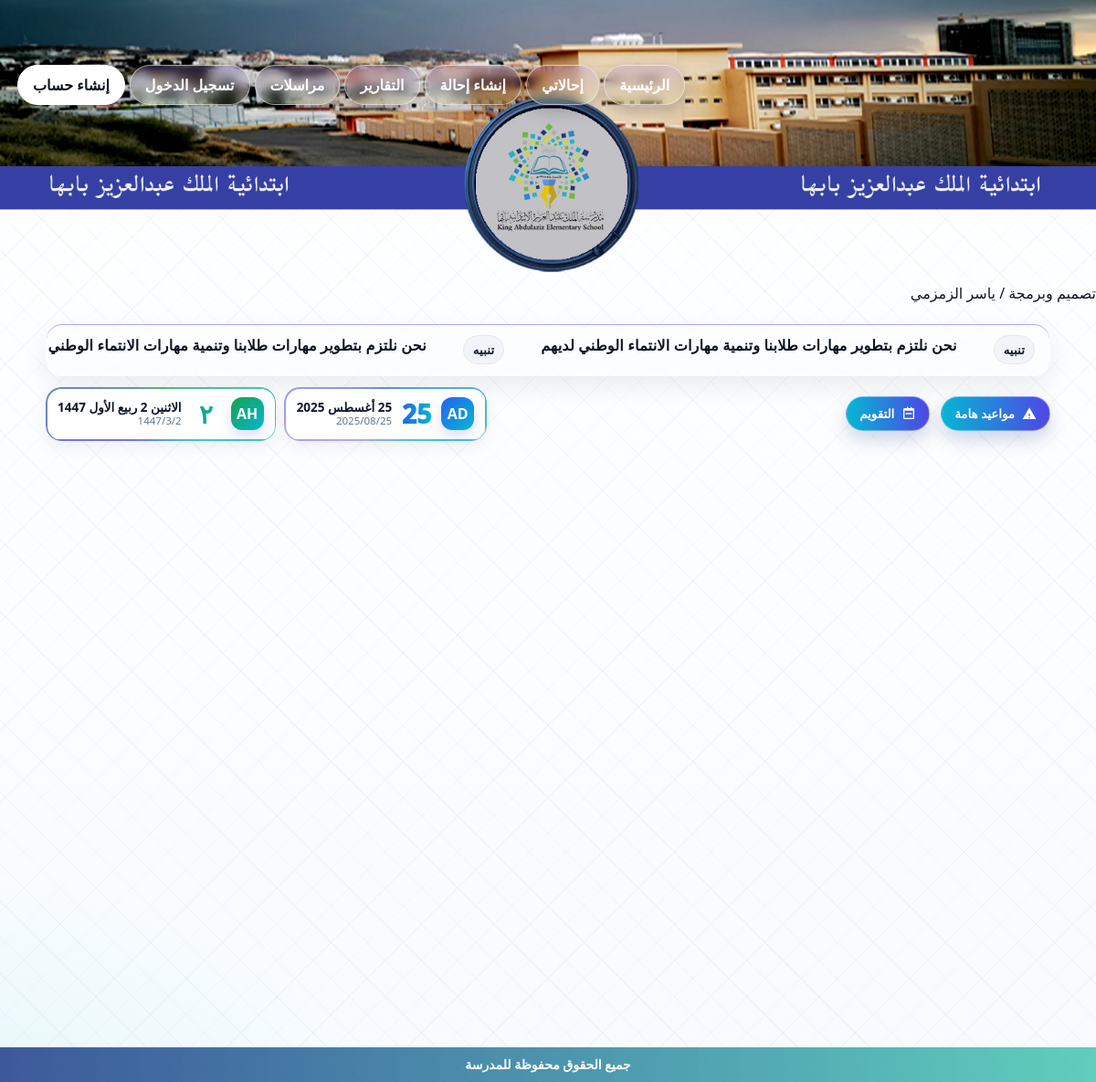
/, run on an earlier commit of the app's database.
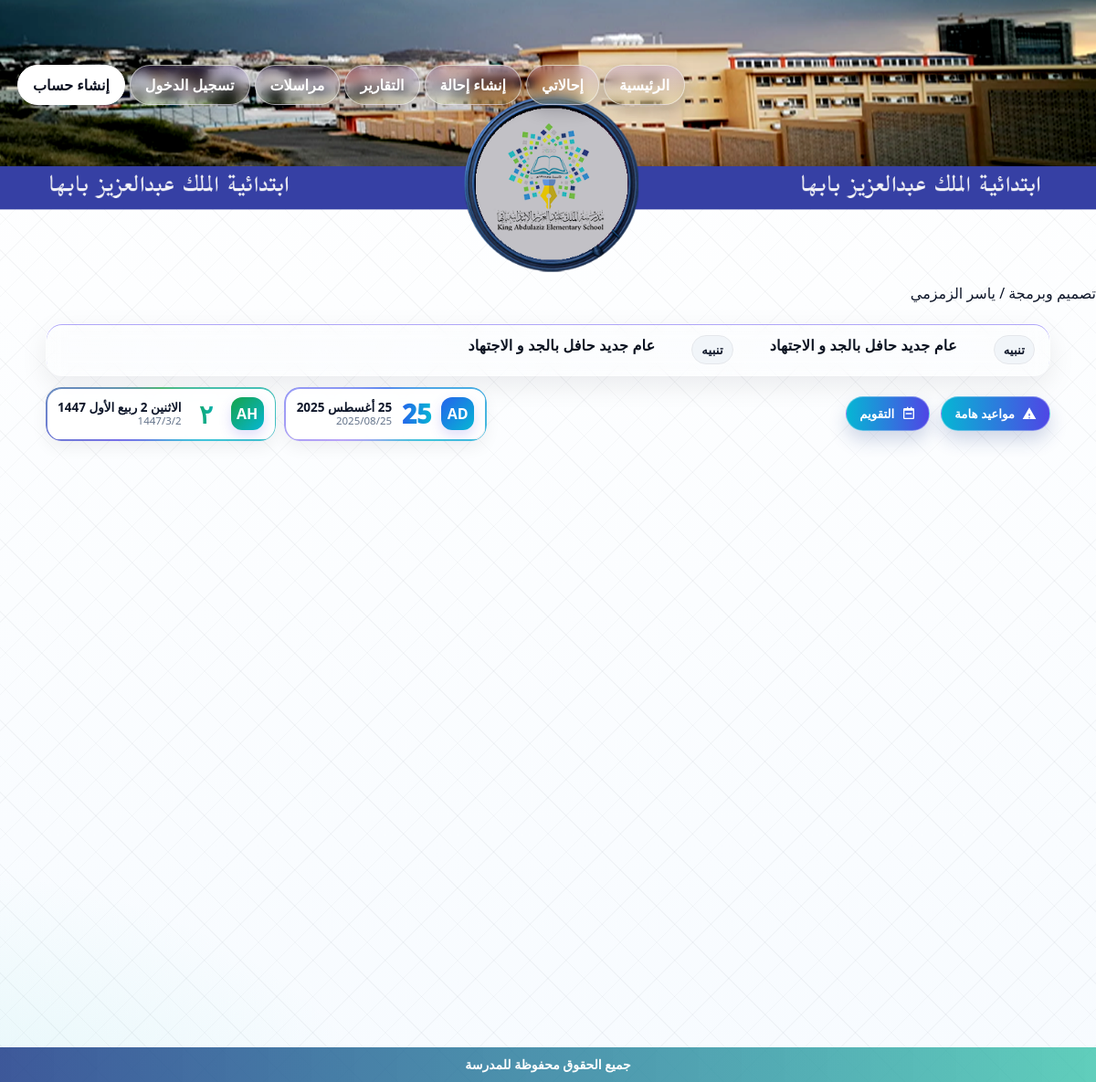
And on a later commit of the database.
### referrals/models.py (models this page shows, shortened)
class NewsTicker(models.Model):
    text       = models.CharField("نص الشريط", max_length=300)
    is_active  = models.BooleanField("مفعل", default=True)
    starts_at  = models.DateTimeField("يبدأ من", blank=True, null=True)
    ends_at    = models.DateTimeField("ينتهي في", blank=True, null=True)
    created_at = models.DateTimeField("أُنشئ في", auto_now_add=True)
    class Meta:
        verbose_name = "شريط إخباري"
        verbose_name_plural = "أشرطة إخبارية"
        ordering = ["-created_at"]
    @property
    def is_visible(self):
        now = timezone.now()
        if not self.is_active:
            return False
        if self.starts_at and now < self.starts_at:
            return False
        if self.ends_at and now > self.ends_at:
            return False
        return True

### referrals/context_processors.py (called while the page is built)
def active_news_ticker(request):
    try:
        obj = NewsTicker.objects.filter(is_active=True).order_by("-created_at").first()
        if obj and obj.is_visible:
            return {"news_ticker": obj}
    except Exception:
        pass
    return {"news_ticker": None}

### templates/home.html (shortened to what this page needs)
{% load static %}
<!doctype html>
<html lang="ar" dir="rtl">
<head>
</head>
<body>
  {% include 'header.html' %}
تصميم وبرمجة / ياسر الزمزمي
  <div class="wrap">
    {% with t=news_ticker.text|default:"مرحبًا بكم في نظام الإحالات — يمكن للإدارة تحديث هذا الشريط من لوحة التحكم." %}
    <section class="ticker-shell" aria-label="الشريط الإخباري">
      <div class="ticker-track">
        <span class="ticker-chip">تنبيه</span><span>{{ t }}</span>
        <span class="ticker-chip">تنبيه</span><span>{{ t }}</span>
      </div>
    </section>
    {% endwith %}
    <div class="actions-bar">
      <div class="top-actions">
        <div class="drop">
          <button class="btn-pill" type="button" aria-haspopup="true" aria-label="مواعيد هامة (مرّر أو اضغط)">
            <svg xmlns="http://www.w3.org/2000/svg" width="16" height="16" viewBox="0 0 24 24" fill="currentColor"><path d="M13 16h-2v-4h2m0 8h-2v-2h2M1 21h22L12 2 1 21Z"/></svg>
            مواعيد هامة
          </button>
        </div>
        <div class="drop">
          <button class="btn-pill" type="button" aria-haspopup="true" aria-label="التقويم (مرّر أو اضغط)">
            <svg xmlns="http://www.w3.org/2000/svg" width="16" height="16" viewBox="0 0 24 24" fill="currentColor"><path d="M7 11h10v2H7v-2Zm-2 8h14V7H5v12Zm2-16h2V1h2v2h4V1h2v2h2a2 2 0 0 1 2 2v14a2 2 0 0 1-2 2H5a2 2 0 0 1-2-2V5a2 2 0 0 1 2-2h2Z"/></svg>
            التقويم
          </button>
        </div>
      </div>
      <div class="mini-dates">
        <div class="mini-date g" aria-live="polite" aria-label="التاريخ الميلادي">
          <div class="badge g">AD</div>
          <div class="num" id="g-mini-big">—</div>
          <div class="meta">
            <div class="line1" id="g-line1">—</div>
            <div class="line2" id="g-line2">—</div>
          </div>
        </div>
        <div class="mini-date h" aria-live="polite" aria-label="التاريخ الهجري">
          <div class="badge h">AH</div>
          <div class="num" id="h-mini-big">—</div>
          <div class="meta">
            <div class="line1" id="h-line1">—</div>
            <div class="line2" id="h-line2">—</div>
          </div>
        </div>
      </div>
    </div>
  </div>
  {% include 'footer.html' %}
</body>
</html>

What changed in the data, as far as the page shows it:
no longer on this page (row unchanged): NewsTicker: text "نحن نلتزم بتطوير مهارات طلابنا وتنمية مهارات الانتماء الوطني لديهم", text "نحن نلتزم بتطوير مهارات طلابنا وتنمية مهارات الانتماء الوطني…"
added NewsTicker: text "عام جديد حافل بالجد و الاجتهاد"
